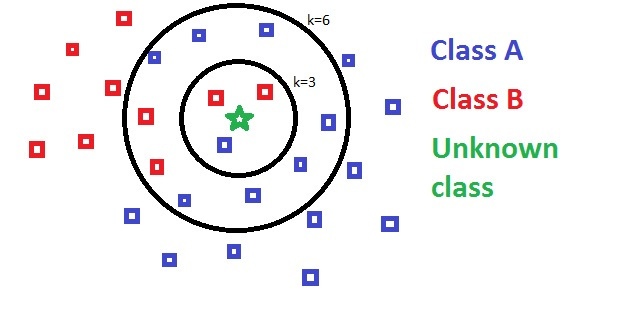
#> input picture day 18/knn_class_prediction.jpg, 621 x 322 px
$ python imgprocess.py
#> lines starting #> are read from the running program, lines starting #| are printed output that depends on the picture
# -*- coding: utf-8 -*-
"""
Created on Sat May 11 09:21:37 2019

@author: Tarun Joshi
"""

#Image Processing using PIL

import os
from PIL import Image
str1=input("enter file name")
#> the answer given: ../day 18/knn_class_prediction.jpg
try:
    img=Image.open(str1)
#> img is the input picture: PIL image 621x322 RGB; mean R, G, B 241.2, 240.1, 241.5
    img=img.convert(mode='L').save('a.jpg')
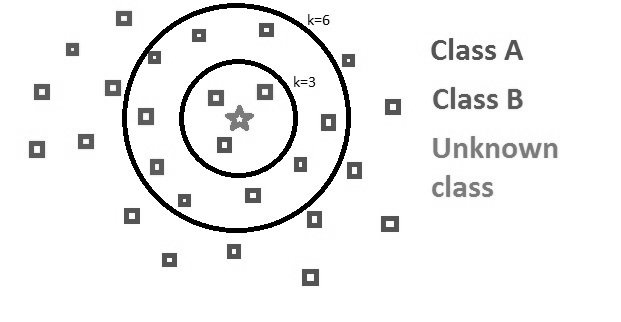
#> saved as a.jpg: PIL image 621x322 L; min 0, max 255, mean 240.6
    img=Image.open("a.jpg")
#> img: PIL image 621x322 L
    img=img.transpose(Image.ROTATE_270).save('a.jpg')
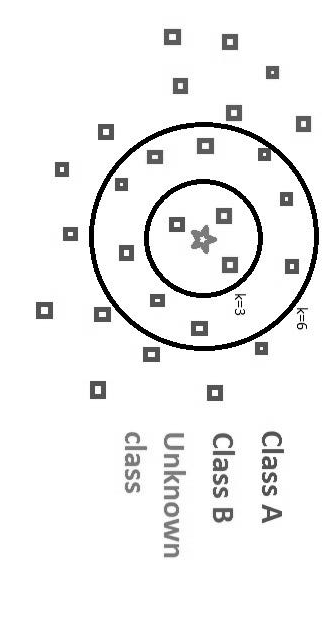
#> saved as a.jpg: PIL image 322x621 L; min 0, max 255, mean 240.4
    img=Image.open("a.jpg")
#> img: PIL image 322x621 L
    img=img.crop(box=( 0,0,160, 204))
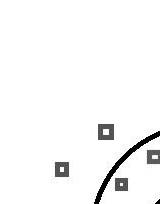
#> img: PIL image 160x204 L; min 0, max 255, mean 247
    img.save('a.jpg')
    img=Image.open("a.jpg")
    img.thumbnail((75,75))
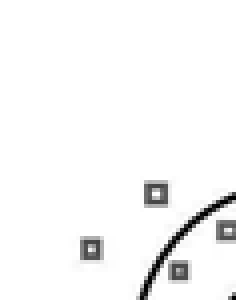
#> img: PIL image 59x75 L (shown 4 times larger); min 0, max 255, mean 246.9
    img.save('a.jpg')
    img.show()
except Exception:
    print ( "File not found")
